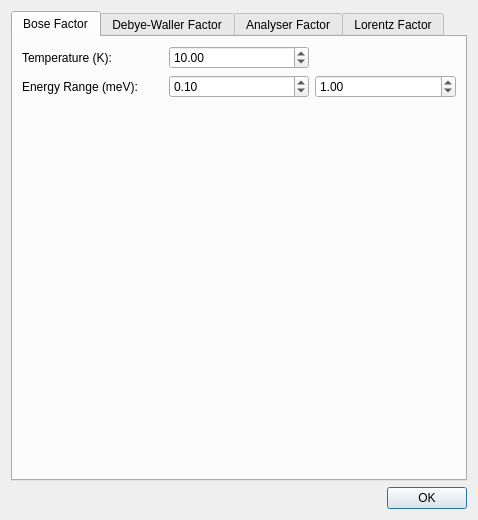
<?xml version="1.0" encoding="UTF-8"?>
<ui version="4.0">
 <class>DWDlg</class>
 <widget class="QDialog" name="DWDlg">
  <property name="geometry">
   <rect>
    <x>0</x>
    <y>0</y>
    <width>478</width>
    <height>520</height>
   </rect>
  </property>
  <property name="windowTitle">
   <string>Scattering Factors</string>
  </property>
  <layout class="QGridLayout" name="gridLayout_2">
   <item row="1" column="0">
    <widget class="QLabel" name="labelStatus">
     <property name="text">
      <string/>
     </property>
    </widget>
   </item>
   <item row="1" column="1">
    <widget class="QDialogButtonBox" name="buttonBox">
     <property name="sizePolicy">
      <sizepolicy hsizetype="Fixed" vsizetype="Fixed">
       <horstretch>0</horstretch>
       <verstretch>0</verstretch>
      </sizepolicy>
     </property>
     <property name="orientation">
      <enum>Qt::Horizontal</enum>
     </property>
     <property name="standardButtons">
      <set>QDialogButtonBox::Ok</set>
     </property>
    </widget>
   </item>
   <item row="0" column="0" colspan="2">
    <widget class="QTabWidget" name="tabWidget">
     <property name="currentIndex">
      <number>0</number>
     </property>
     <widget class="QWidget" name="tab_3">
      <attribute name="title">
       <string>Bose Factor</string>
      </attribute>
      <layout class="QGridLayout" name="gridLayout_4">
       <item row="0" column="0">
        <widget class="QLabel" name="label_3">
         <property name="text">
          <string>Temperature (K):</string>
         </property>
        </widget>
       </item>
       <item row="0" column="1">
        <widget class="QDoubleSpinBox" name="spinBoseT">
         <property name="decimals">
          <number>2</number>
         </property>
         <property name="maximum">
          <double>9999.000000000000000</double>
         </property>
         <property name="singleStep">
          <double>0.100000000000000</double>
         </property>
         <property name="value">
          <double>10.000000000000000</double>
         </property>
        </widget>
       </item>
       <item row="1" column="0">
        <widget class="QLabel" name="label_4">
         <property name="text">
          <string>Energy Range (meV):</string>
         </property>
        </widget>
       </item>
       <item row="1" column="1">
        <widget class="QDoubleSpinBox" name="spinBoseEMin">
         <property name="minimum">
          <double>0.000000000000000</double>
         </property>
         <property name="maximum">
          <double>9999.000000000000000</double>
         </property>
         <property name="singleStep">
          <double>0.100000000000000</double>
         </property>
         <property name="value">
          <double>0.100000000000000</double>
         </property>
        </widget>
       </item>
       <item row="1" column="2">
        <widget class="QDoubleSpinBox" name="spinBoseEMax">
         <property name="maximum">
          <double>9999.000000000000000</double>
         </property>
         <property name="singleStep">
          <double>0.100000000000000</double>
         </property>
         <property name="value">
          <double>1.000000000000000</double>
         </property>
        </widget>
       </item>
       <item row="2" column="0" colspan="3">
        <widget class="QwtPlot" name="plotBose">
         <property name="sizePolicy">
          <sizepolicy hsizetype="Preferred" vsizetype="Preferred">
           <horstretch>0</horstretch>
           <verstretch>0</verstretch>
          </sizepolicy>
         </property>
        </widget>
       </item>
      </layout>
     </widget>
     <widget class="QWidget" name="tab">
      <attribute name="title">
       <string>Debye-Waller Factor</string>
      </attribute>
      <layout class="QGridLayout" name="gridLayout">
       <item row="0" column="0">
        <widget class="QLabel" name="label_20">
         <property name="sizePolicy">
          <sizepolicy hsizetype="Minimum" vsizetype="Fixed">
           <horstretch>1</horstretch>
           <verstretch>0</verstretch>
          </sizepolicy>
         </property>
         <property name="text">
          <string>Atomic Mass (amu):</string>
         </property>
        </widget>
       </item>
       <item row="0" column="1">
        <widget class="QLabel" name="label_21">
         <property name="sizePolicy">
          <sizepolicy hsizetype="Minimum" vsizetype="Fixed">
           <horstretch>1</horstretch>
           <verstretch>0</verstretch>
          </sizepolicy>
         </property>
         <property name="text">
          <string>Debye Temp. (K):</string>
         </property>
        </widget>
       </item>
       <item row="0" column="2">
        <widget class="QLabel" name="label_22">
         <property name="sizePolicy">
          <sizepolicy hsizetype="Minimum" vsizetype="Fixed">
           <horstretch>1</horstretch>
           <verstretch>0</verstretch>
          </sizepolicy>
         </property>
         <property name="text">
          <string>Temperature (K):</string>
         </property>
        </widget>
       </item>
       <item row="1" column="0">
        <widget class="QDoubleSpinBox" name="spinAMU_deb">
         <property name="sizePolicy">
          <sizepolicy hsizetype="Minimum" vsizetype="Fixed">
           <horstretch>1</horstretch>
           <verstretch>0</verstretch>
          </sizepolicy>
         </property>
         <property name="maximum">
          <double>9999.000000000000000</double>
         </property>
         <property name="value">
          <double>50.000000000000000</double>
         </property>
        </widget>
       </item>
       <item row="1" column="1">
        <widget class="QDoubleSpinBox" name="spinTD_deb">
         <property name="sizePolicy">
          <sizepolicy hsizetype="Minimum" vsizetype="Fixed">
           <horstretch>1</horstretch>
           <verstretch>0</verstretch>
          </sizepolicy>
         </property>
         <property name="maximum">
          <double>9999.000000000000000</double>
         </property>
         <property name="singleStep">
          <double>0.100000000000000</double>
         </property>
         <property name="value">
          <double>50.000000000000000</double>
         </property>
        </widget>
       </item>
       <item row="1" column="2">
        <widget class="QDoubleSpinBox" name="spinT_deb">
         <property name="sizePolicy">
          <sizepolicy hsizetype="Minimum" vsizetype="Fixed">
           <horstretch>1</horstretch>
           <verstretch>0</verstretch>
          </sizepolicy>
         </property>
         <property name="maximum">
          <double>9999.000000000000000</double>
         </property>
         <property name="singleStep">
          <double>0.100000000000000</double>
         </property>
         <property name="value">
          <double>10.000000000000000</double>
         </property>
        </widget>
       </item>
       <item row="2" column="0">
        <widget class="QLabel" name="label_23">
         <property name="sizePolicy">
          <sizepolicy hsizetype="Minimum" vsizetype="Fixed">
           <horstretch>1</horstretch>
           <verstretch>0</verstretch>
          </sizepolicy>
         </property>
         <property name="text">
          <string>Q Range (Å⁻¹):</string>
         </property>
        </widget>
       </item>
       <item row="2" column="1">
        <widget class="QDoubleSpinBox" name="spinMinQ_deb">
         <property name="sizePolicy">
          <sizepolicy hsizetype="Minimum" vsizetype="Fixed">
           <horstretch>1</horstretch>
           <verstretch>0</verstretch>
          </sizepolicy>
         </property>
         <property name="decimals">
          <number>4</number>
         </property>
         <property name="singleStep">
          <double>0.100000000000000</double>
         </property>
        </widget>
       </item>
       <item row="2" column="2">
        <widget class="QDoubleSpinBox" name="spinMaxQ_deb">
         <property name="sizePolicy">
          <sizepolicy hsizetype="Minimum" vsizetype="Fixed">
           <horstretch>1</horstretch>
           <verstretch>0</verstretch>
          </sizepolicy>
         </property>
         <property name="decimals">
          <number>4</number>
         </property>
         <property name="singleStep">
          <double>0.100000000000000</double>
         </property>
         <property name="value">
          <double>1.000000000000000</double>
         </property>
        </widget>
       </item>
       <item row="3" column="0">
        <widget class="QLabel" name="label_24">
         <property name="sizePolicy">
          <sizepolicy hsizetype="Minimum" vsizetype="Fixed">
           <horstretch>1</horstretch>
           <verstretch>0</verstretch>
          </sizepolicy>
         </property>
         <property name="text">
          <string>RMS Atom. Displ. (Å):</string>
         </property>
        </widget>
       </item>
       <item row="3" column="1">
        <widget class="QLineEdit" name="editZetaSq">
         <property name="enabled">
          <bool>true</bool>
         </property>
         <property name="sizePolicy">
          <sizepolicy hsizetype="Expanding" vsizetype="Fixed">
           <horstretch>1</horstretch>
           <verstretch>0</verstretch>
          </sizepolicy>
         </property>
         <property name="readOnly">
          <bool>true</bool>
         </property>
        </widget>
       </item>
       <item row="4" column="0" colspan="3">
        <widget class="QwtPlot" name="plot">
         <property name="sizePolicy">
          <sizepolicy hsizetype="Preferred" vsizetype="Preferred">
           <horstretch>0</horstretch>
           <verstretch>0</verstretch>
          </sizepolicy>
         </property>
        </widget>
       </item>
      </layout>
      <zorder>plot</zorder>
      <zorder>spinAMU_deb</zorder>
      <zorder>label_22</zorder>
      <zorder>spinT_deb</zorder>
      <zorder>spinMinQ_deb</zorder>
      <zorder>label_21</zorder>
      <zorder>editZetaSq</zorder>
      <zorder>label_20</zorder>
      <zorder>label_24</zorder>
      <zorder>label_23</zorder>
      <zorder>spinMaxQ_deb</zorder>
      <zorder>spinTD_deb</zorder>
     </widget>
     <widget class="QWidget" name="tab_2">
      <attribute name="title">
       <string>Analyser Factor</string>
      </attribute>
      <layout class="QGridLayout" name="gridLayout_3">
       <item row="0" column="1">
        <widget class="QDoubleSpinBox" name="spinAnad">
         <property name="sizePolicy">
          <sizepolicy hsizetype="Minimum" vsizetype="Fixed">
           <horstretch>1</horstretch>
           <verstretch>0</verstretch>
          </sizepolicy>
         </property>
         <property name="decimals">
          <number>4</number>
         </property>
         <property name="singleStep">
          <double>0.100000000000000</double>
         </property>
         <property name="value">
          <double>3.355000000000000</double>
         </property>
        </widget>
       </item>
       <item row="1" column="0">
        <widget class="QLabel" name="label_25">
         <property name="sizePolicy">
          <sizepolicy hsizetype="Minimum" vsizetype="Fixed">
           <horstretch>1</horstretch>
           <verstretch>0</verstretch>
          </sizepolicy>
         </property>
         <property name="text">
          <string>kf Range (Å⁻¹):</string>
         </property>
        </widget>
       </item>
       <item row="0" column="0">
        <widget class="QLabel" name="label">
         <property name="text">
          <string>Analyser d (Å):</string>
         </property>
        </widget>
       </item>
       <item row="1" column="1">
        <widget class="QDoubleSpinBox" name="spinMinkf">
         <property name="sizePolicy">
          <sizepolicy hsizetype="Minimum" vsizetype="Fixed">
           <horstretch>1</horstretch>
           <verstretch>0</verstretch>
          </sizepolicy>
         </property>
         <property name="decimals">
          <number>4</number>
         </property>
         <property name="singleStep">
          <double>0.100000000000000</double>
         </property>
         <property name="value">
          <double>1.000000000000000</double>
         </property>
        </widget>
       </item>
       <item row="1" column="2">
        <widget class="QDoubleSpinBox" name="spinMaxkf">
         <property name="sizePolicy">
          <sizepolicy hsizetype="Minimum" vsizetype="Fixed">
           <horstretch>1</horstretch>
           <verstretch>0</verstretch>
          </sizepolicy>
         </property>
         <property name="decimals">
          <number>4</number>
         </property>
         <property name="singleStep">
          <double>0.100000000000000</double>
         </property>
         <property name="value">
          <double>2.000000000000000</double>
         </property>
        </widget>
       </item>
       <item row="3" column="0" colspan="3">
        <widget class="QwtPlot" name="plotAna">
         <property name="sizePolicy">
          <sizepolicy hsizetype="Preferred" vsizetype="Preferred">
           <horstretch>0</horstretch>
           <verstretch>0</verstretch>
          </sizepolicy>
         </property>
        </widget>
       </item>
       <item row="2" column="0">
        <widget class="QLabel" name="label_2">
         <property name="text">
          <string>Analyser Angle ϑ (deg):</string>
         </property>
        </widget>
       </item>
       <item row="2" column="1">
        <widget class="QLineEdit" name="editAngMin">
         <property name="readOnly">
          <bool>true</bool>
         </property>
        </widget>
       </item>
       <item row="2" column="2">
        <widget class="QLineEdit" name="editAngMax">
         <property name="readOnly">
          <bool>true</bool>
         </property>
        </widget>
       </item>
      </layout>
     </widget>
     <widget class="QWidget" name="tab_4">
      <attribute name="title">
       <string>Lorentz Factor</string>
      </attribute>
      <layout class="QGridLayout" name="gridLayout_5">
       <item row="0" column="2">
        <widget class="QDoubleSpinBox" name="spinMax2Th">
         <property name="sizePolicy">
          <sizepolicy hsizetype="Minimum" vsizetype="Fixed">
           <horstretch>1</horstretch>
           <verstretch>0</verstretch>
          </sizepolicy>
         </property>
         <property name="decimals">
          <number>4</number>
         </property>
         <property name="maximum">
          <double>360.000000000000000</double>
         </property>
         <property name="singleStep">
          <double>0.100000000000000</double>
         </property>
         <property name="value">
          <double>90.000000000000000</double>
         </property>
        </widget>
       </item>
       <item row="0" column="0">
        <widget class="QLabel" name="label_26">
         <property name="sizePolicy">
          <sizepolicy hsizetype="Minimum" vsizetype="Fixed">
           <horstretch>1</horstretch>
           <verstretch>0</verstretch>
          </sizepolicy>
         </property>
         <property name="text">
          <string>Scattering Angle 2ϑ Range (deg):</string>
         </property>
        </widget>
       </item>
       <item row="0" column="1">
        <widget class="QDoubleSpinBox" name="spinMin2Th">
         <property name="sizePolicy">
          <sizepolicy hsizetype="Minimum" vsizetype="Fixed">
           <horstretch>1</horstretch>
           <verstretch>0</verstretch>
          </sizepolicy>
         </property>
         <property name="decimals">
          <number>4</number>
         </property>
         <property name="maximum">
          <double>360.000000000000000</double>
         </property>
         <property name="singleStep">
          <double>0.100000000000000</double>
         </property>
         <property name="value">
          <double>45.000000000000000</double>
         </property>
        </widget>
       </item>
       <item row="2" column="0" colspan="3">
        <widget class="QwtPlot" name="plotLorentz">
         <property name="sizePolicy">
          <sizepolicy hsizetype="Preferred" vsizetype="Preferred">
           <horstretch>0</horstretch>
           <verstretch>0</verstretch>
          </sizepolicy>
         </property>
        </widget>
       </item>
       <item row="1" column="0" colspan="3">
        <widget class="QCheckBox" name="checkPol">
         <property name="text">
          <string>Include Polarisation (only relevant for X-Rays)</string>
         </property>
        </widget>
       </item>
      </layout>
     </widget>
    </widget>
   </item>
  </layout>
 </widget>
 <customwidgets>
  <customwidget>
   <class>QwtPlot</class>
   <extends>QFrame</extends>
   <header>qwt_plot.h</header>
  </customwidget>
 </customwidgets>
 <tabstops>
  <tabstop>tabWidget</tabstop>
  <tabstop>spinBoseT</tabstop>
  <tabstop>spinBoseEMin</tabstop>
  <tabstop>spinBoseEMax</tabstop>
  <tabstop>spinAMU_deb</tabstop>
  <tabstop>spinTD_deb</tabstop>
  <tabstop>spinT_deb</tabstop>
  <tabstop>spinMinQ_deb</tabstop>
  <tabstop>spinMaxQ_deb</tabstop>
  <tabstop>editZetaSq</tabstop>
  <tabstop>spinAnad</tabstop>
  <tabstop>spinMinkf</tabstop>
  <tabstop>spinMaxkf</tabstop>
  <tabstop>editAngMin</tabstop>
  <tabstop>editAngMax</tabstop>
  <tabstop>spinMin2Th</tabstop>
  <tabstop>spinMax2Th</tabstop>
  <tabstop>checkPol</tabstop>
  <tabstop>buttonBox</tabstop>
 </tabstops>
 <resources/>
 <connections>
  <connection>
   <sender>buttonBox</sender>
   <signal>accepted()</signal>
   <receiver>DWDlg</receiver>
   <slot>accept()</slot>
   <hints>
    <hint type="sourcelabel">
     <x>248</x>
     <y>254</y>
    </hint>
    <hint type="destinationlabel">
     <x>157</x>
     <y>274</y>
    </hint>
   </hints>
  </connection>
  <connection>
   <sender>buttonBox</sender>
   <signal>rejected()</signal>
   <receiver>DWDlg</receiver>
   <slot>reject()</slot>
   <hints>
    <hint type="sourcelabel">
     <x>316</x>
     <y>260</y>
    </hint>
    <hint type="destinationlabel">
     <x>286</x>
     <y>274</y>
    </hint>
   </hints>
  </connection>
 </connections>
</ui>
